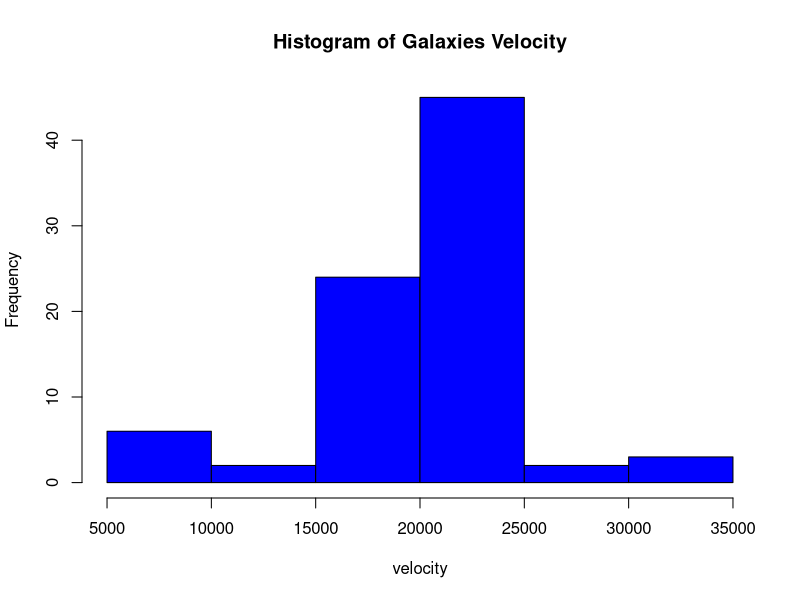
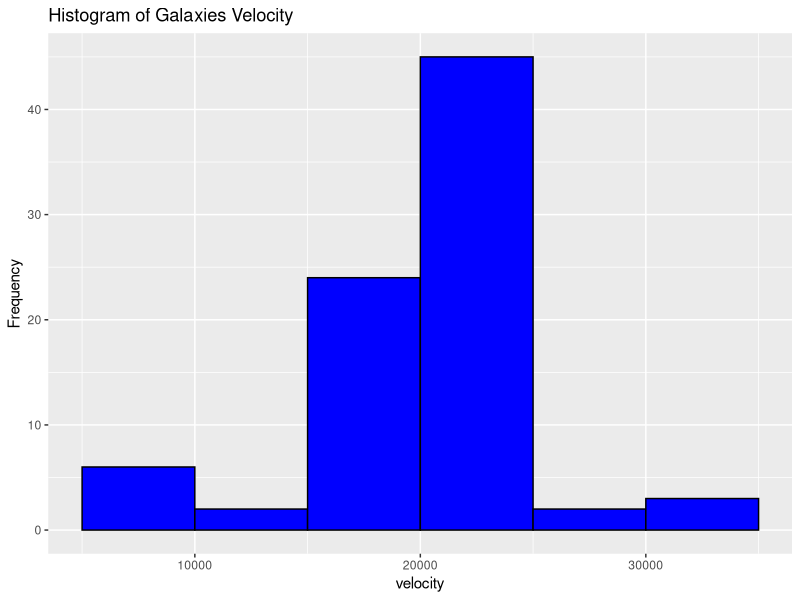
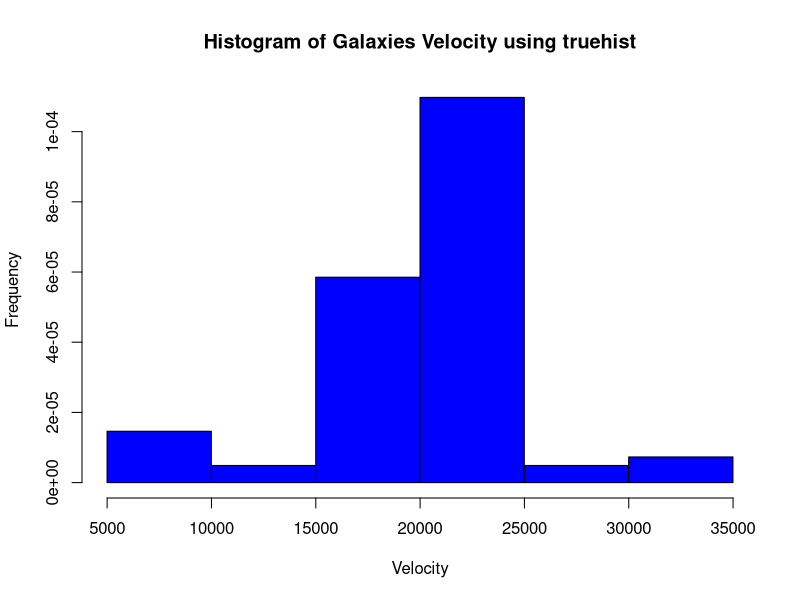
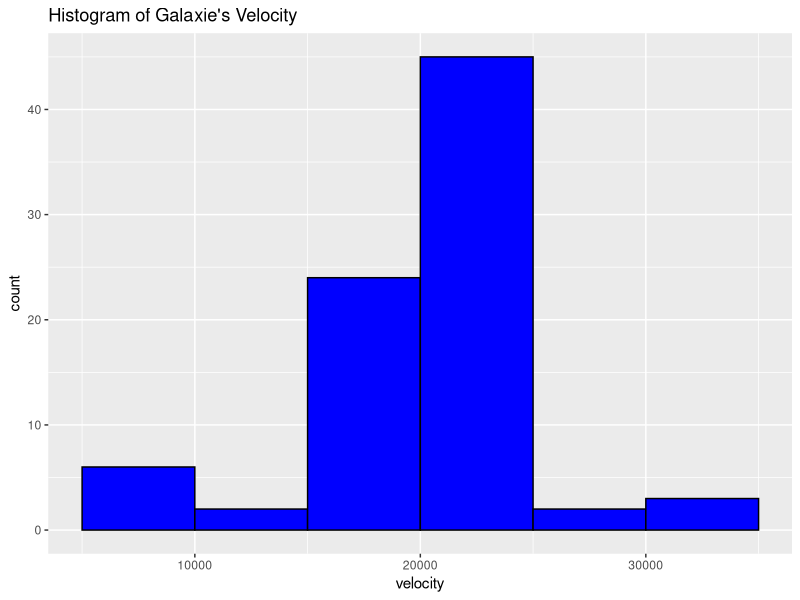
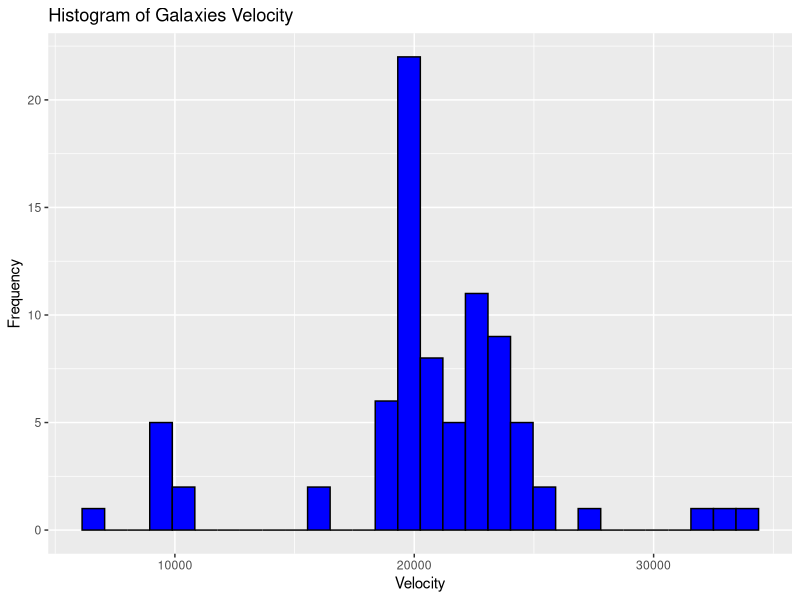
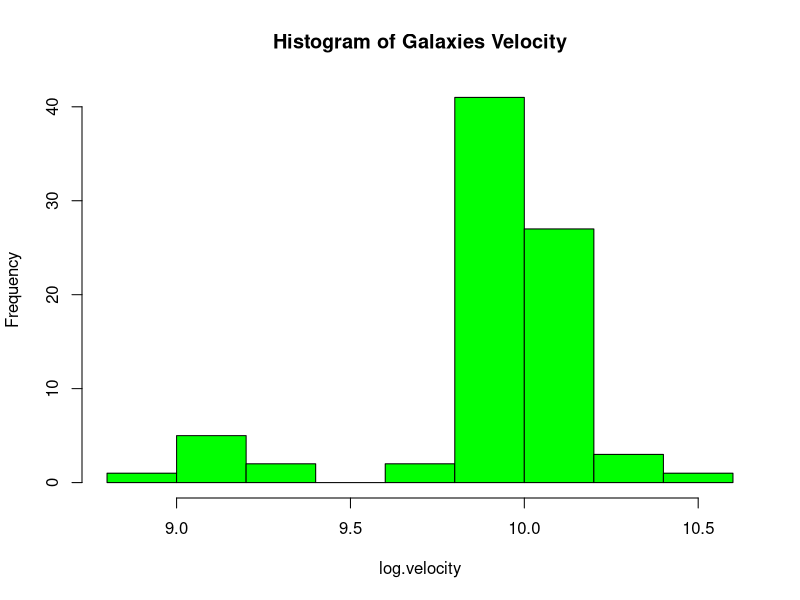
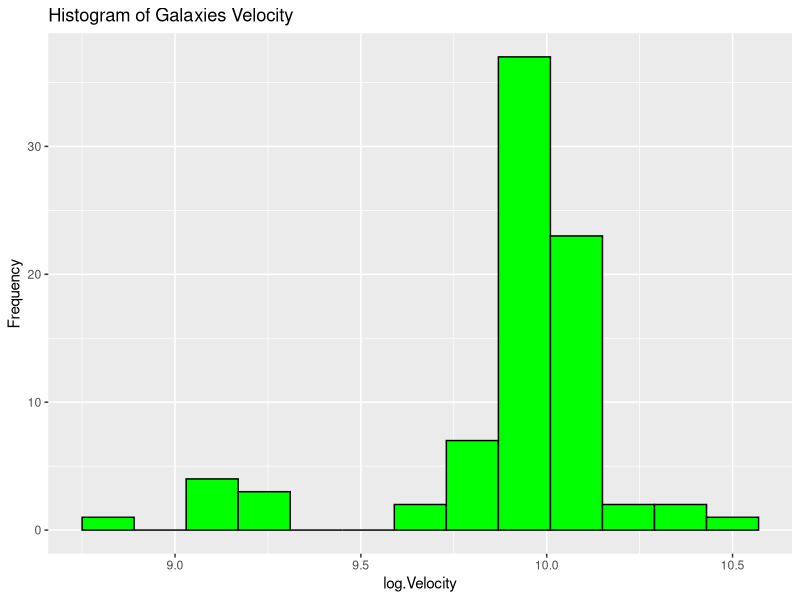
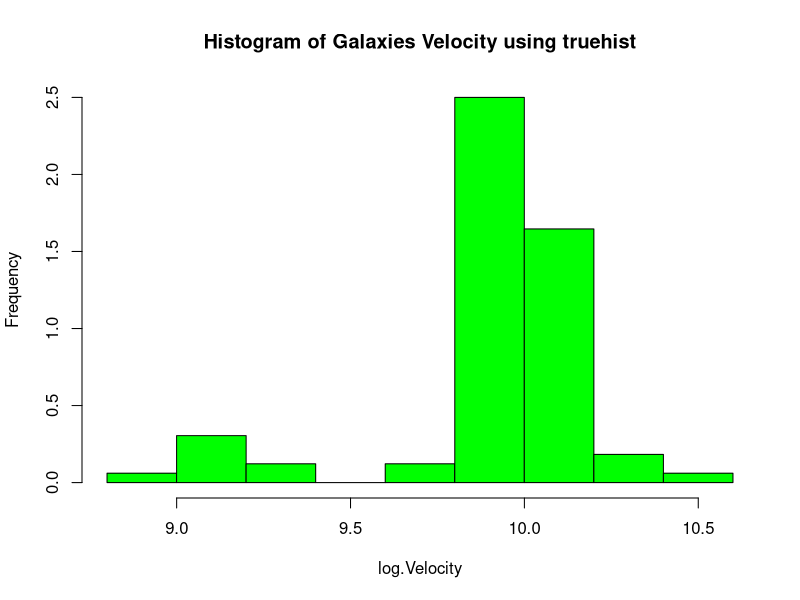

Recreate these plots in R, in order.
## ---- chunk 1
knitr::opts_chunk$set(message=F,warning=F,echo=F,fig_height=10,fig_width=7,cache = F)
## ---- chunk 2
library(MASS)
library(dplyr)
library(tidyr)
library(ggplot2)

data(galaxies)


# fix the typo mentioned in the help section of R
galaxies[78] <- 6960


# create a data frame 
galax.velocity <- data.frame(galaxies)
names(galax.velocity) <- 'velocity'


# R base histogram
hist(galax.velocity$velocity,
     xlab = 'velocity',
     main = "Histogram of Galaxies Velocity", col= "blue")



# histogram using ggplot
ggplot(galax.velocity, aes(velocity)) +
  geom_histogram(binwidth = 5000, breaks = c(seq(5000, 35000, 5000)),fill = 'blue', color = "black") + 
  labs(title="Histogram of Galaxies Velocity", y = "Frequency")


## using truehist 
truehist(galax.velocity$velocity, main="Histogram of Galaxies Velocity using truehist", xlab="Velocity", ylab= 'Frequency', col = "blue")

## Using geom histogram 

ggplot(galax.velocity, aes(velocity)) + geom_histogram(binwidth = 5000, breaks = c(seq(5000, 35000, 5000)),fill = 'blue' ,color = "black")+ labs(title ="Histogram of Galaxie's Velocity", xlab="Velocity",ylab="Frequency")

## qplot 
qplot(galax.velocity$velocity,geom="histogram",fill= I("blue"), 
      col=I("black"),main = "Histogram of Galaxies Velocity", xlab = "Velocity", ylab= "Frequency")

## ---- chunk 3
## log velocity 
galax.velocity$log.velocity <- log(galax.velocity$velocity)

# R base histogram
hist(galax.velocity$log.velocity,
     xlab = 'log.velocity',
     main = "Histogram of Galaxies Velocity", col= "green", freq = TRUE)

# histogram using ggplot
ggplot(galax.velocity, aes(log.velocity)) +
  geom_histogram(binwidth = 0.14, bins= 7,fill = 'green', color = "black") + 
  labs(title="Histogram of Galaxies Velocity", x= "log.Velocity", y= "Frequency")


## using truehist 
truehist(galax.velocity$log.velocity, main="Histogram of Galaxies Velocity using truehist", xlab="log.Velocity", ylab= 'Frequency', col = "green")

## Using geom histogram 

ggplot(galax.velocity, aes(log.velocity)) + geom_histogram(binwidth = 0.14, bins= 7,fill = 'green' ,color = "black")+ labs(title ="Histogram of Galaxie's Velocity", xlab="log.Velocity",ylab="Frequency")

## qplot 
qplot(galax.velocity$log.velocity,geom="histogram",fill= I("green"), 
      col=I("black"),main = "Histogram of Galaxies Velocity", xlab = "log.Velocity", ylab= "Frequency")

## ---- chunk 4
# BAse R plots

par(mfrow=c(2,2))
# Over smoothed 
truehist(galax.velocity$velocity,ymax=0.0003,col="white", main="Over Smoothed Gaussian Density", xlab="Velocity", ylab= 'Density')
lines(density(galaxies,kernel="gaussian",bw=5000),col="red")

truehist(galax.velocity$velocity,ymax=0.0003,col="black", main=" Over Smoothed triangular Density", xlab="Velocity", ylab= 'Density')
lines(density(galaxies,kernel="triangular",bw=5000),col="purple")

par(mfrow=c(2,2))
# under smoothed
truehist(galax.velocity$velocity,ymax=0.0003,col="white", main=" Under Smoothed Gaussian Density", xlab="Velocity", ylab= 'Density')
lines(density(galaxies,kernel="gaussian",bw=400),col="red")

truehist(galax.velocity$velocity,ymax=0.0003,col="black", main=" Under Smoothed triangular Density", xlab="Velocity", ylab= 'Density')
lines(density(galaxies,kernel="triangular",bw=400),col="purple")

par(mfrow=c(2,2))
# appropriately Smoothed 
truehist(galax.velocity$velocity,ymax=0.0003,col="white", main=" Appropriately Smoothed Gaussian Density ", xlab="Velocity", ylab= 'Density')
lines(density(galaxies,kernel="gaussian",bw=1000),col="red")

truehist(galax.velocity$velocity,ymax=0.0003,col="black", main=" Appropriately Smoothed triangular Density", xlab="Velocity", ylab= 'Density')
lines(density(galaxies,kernel="triangular",bw=1000),col="purple")




## ---- chunk 5

library(gridExtra)
# ggplot 
d.plot1 <- ggplot() +
  aes(galax.velocity$velocity) +
  geom_histogram(aes(y=..density..), breaks = seq(5000, 35000, length.out = 7), fill = 'white', color = "black", closed = "left") +
  stat_density(kernel = "gaussian", bw = 5000, fill = NA, col = "red") +
  labs(title = "Over Smoothed Gaussian Kernal Density of Galaxies Velocity", x= "Velocity")

d.plot <- ggplot() +
  aes(galax.velocity$velocity) +
  geom_histogram(aes(y=..density..), breaks = seq(5000, 35000, length.out = 7), fill = 'white', color = "black", closed = "left") +
  stat_density(kernel = "gaussian", bw = 400, fill = NA, col = "red") +
  labs(title = "Under Smoothed Gaussian Kernal Density of Galaxies Velocity", x= "Velocity")

d.plot3 <- ggplot() +
  aes(galax.velocity$velocity) +
  geom_histogram(aes(y=..density..), breaks = seq(5000, 35000, length.out = 7), fill = 'white', color = "black") +
  stat_density(kernel = "gaussian", bw = 1000, fill = NA, col = "red") +
  labs(title = "Appropriately  Smoothed Gaussian Kernal Density of Galaxies Velocity", x= "Velocity")


d.plot4 <- ggplot() +
  aes(galax.velocity$velocity) +
  geom_histogram(aes(y=..density..), breaks = seq(5000, 35000, length.out = 7), fill = 'white', color = "black", closed = "left") +
  stat_density(kernel = "triangular", bw = 5000, fill = NA, col = "purple") +
  labs(title = "Over Smoothed triangular Kernal Density of Galaxies Velocity", x= "Velocity")

d.plot5 <- ggplot() +
  aes(galax.velocity$velocity) +
  geom_histogram(aes(y=..density..), breaks = seq(5000, 35000, length.out = 7), fill = 'white', color = "black", closed = "left") +
  stat_density(kernel = "triangular", bw = 400, fill = NA, col = "purple") +
  labs(title = "Under Smoothed triangular Kernal Density of Galaxies Velocity", x= "Velocity")

d.plot6 <- ggplot() +
  aes(galax.velocity$velocity) +
  geom_histogram(aes(y=..density..), breaks = seq(5000, 35000, length.out = 7), fill = 'white', color = "black", closed = "left") +
  stat_density(kernel = "triangular", bw = 1000, fill = NA, col = "purple") +
  labs(title = "Appropriately  Smoothed triangular Kernal Density of Galaxies Velocity", x= "Velocity")



grid.arrange(d.plot1,d.plot4)

grid.arrange(d.plot,d.plot5)

grid.arrange(d.plot3,d.plot6)



## ---- chunk 6
data("galaxies")
library(mclust)

model=Mclust(galaxies)
model


summary(model, parameters = TRUE)
## ---- chunk 7
plot(model,what="density", xlab = "Velocity")
title ("Finite mixture model Density")
## ---- chunk 8
mclustBIC(galaxies)
## ---- chunk 9
cat("probabilities")
model$parameters$pro


## ---- chunk 10
cat("Means")
model$parameters$mean
## ---- chunk 11
cat("Variances")
model$parameters$variance

## ---- chunk 12
library(HSAUR3)
library("KernSmooth")
library(reshape2)
library(dplyr)
data("birthdeathrates")

## scatter plots 
birthdeathrates.scatter <- bkde2D(birthdeathrates, bandwidth = sapply(birthdeathrates, dpik))

#plotting the contour plot
contour(x = birthdeathrates.scatter$x1, y=birthdeathrates.scatter$x2, z= birthdeathrates.scatter$fhat, xlab="Birth", ylab='Death', main='Birth Vs. Death')
points(birthdeathrates, pch=8, col='Blue')

## ---- chunk 13
persp (x=birthdeathrates.scatter$x1, y=birthdeathrates.scatter$x2, z=birthdeathrates.scatter$fhat, xlab="Birth", ylab="Death", zlab="Density",
       theta=-150, axes=TRUE, box=TRUE, main = "Perspective plot for birth
       and death Rates ", col='yellow')
## ---- chunk 14
data("birthdeathrates")
model1 <- Mclust(birthdeathrates)
summary(model1, parameters = TRUE)
## ---- chunk 15
# base R BIC 

plot(model1, what='BIC')
title(main= "BIC Plot ")
## ---- chunk 16
# creating a data frame
BIC.data<- as.data.frame(model1$BIC[,])

## creating an ID column  
BIC.data$ID <- rownames(BIC.data)

## Reshape the table 
melted.BIC<- reshape2::melt(BIC.data, var.ids= "ID")

ggplot(melted.BIC, aes(x=as.numeric(ID), y = value, colour=variable, group=variable))+
  scale_x_continuous("Number of Components")+
  scale_y_continuous("BIC")+
  geom_point()+
  geom_line()+
  labs(title = "BIC")


## ---- chunk 17
# Base R Classification 
plot(model1,what="classification")
title(main = "classification Plot ")
## ---- chunk 18
## Use dplyer to classification to the dataframe 
## ggplot 

birthdeathrates %>% 
  mutate(classification = factor(model1$classification)) %>% 
  
  ggplot(aes(birth, death, shape = classification, color = classification)) +
  geom_point() + 
  guides(size = guide_legend(), shape = guide_legend()) + 
  theme_classic() +
  stat_ellipse(level = 0.6, type = "t") + 
  labs(x = "birth", y = "death", title = "classification Plot")
## ---- chunk 19
# Base R Uncertainty

plot(model1, what="uncertainty")
title(main = "uncertainty Plot")
## ---- chunk 20

birthdeathrates %>% mutate(uncertainty = model1$uncertainty) %>% 
  ggplot(aes(birth, death, size = uncertainty, color = uncertainty)) +
  geom_point() + 
  guides(size = guide_legend(), colour = "legend") + 
  theme_classic() +
  stat_ellipse(level = 0.5, type = "t") + 
  labs(x = "birth", y = "death", title = "Uncertainty plot")

## ---- chunk 21
# density plot 
plot(model1, what='density')
## ---- chunk 22
data(schizophrenia)

male <- subset(schizophrenia, schizophrenia$gender=='male')
female <- subset(schizophrenia, schizophrenia$gender=='female')

# histograms for male and female 

hist(female$age, xlab="Age", ylab="Frequency",main="Gaussian Kernal for Males with schizophrenia(Adjust=1)", probability = TRUE, boarder="green")
lines(density(male$age, adjust=1))

hist(male$age, xlab="Age", ylab="Frequency",main="Gaussian Kernal for Males with schizophrenia(Adjust=1)", probability = TRUE, boarder="green")
lines(density(female$age, adjust=1))


# ggplot 
ggplot(schizophrenia, aes(x=schizophrenia$age, y=..density..)) +
  geom_histogram(fill='maroon', color='black', size=0.2) + 
  geom_density(kernal='gaussian', adjust=1.0) +
  xlim(min(schizophrenia$age),max(schizophrenia$age)) +
  labs(title = "Gaussian Kernal Density of schizophrenia(adjust=1)",x="Age",y="Frequency") +
  facet_grid(gender~.)

## ---- chunk 23
data(schizophrenia)
M.model<- Mclust(male$age)
F.model <- Mclust(female$age)
## ---- chunk 24
cat("Model Summary For Males")
summary(M.model, parameter=TRUE)

## ---- chunk 25
cat("Model Summary For Females")
summary(F.model, parameter=TRUE)
## ---- chunk 26
# BIC
plot(M.model, what = "BIC")
## ---- chunk 27
# BIC
plot(F.model, what = "BIC")

## ---- chunk 28
plot(M.model, what='uncertainty', xlab="Age")
title(main='Uncertainty for Male Model')
## ---- chunk 29
plot(F.model, what='uncertainty', xlab="Age")
title(main='Uncertainty for Female Model')
## ---- chunk 30
plot(M.model, what='density', xlab="Age",)
title(main="Male Model Density")
## ---- chunk 31
plot(F.model, what='density', xlab="Age",)
title(main="Female Model Density")
